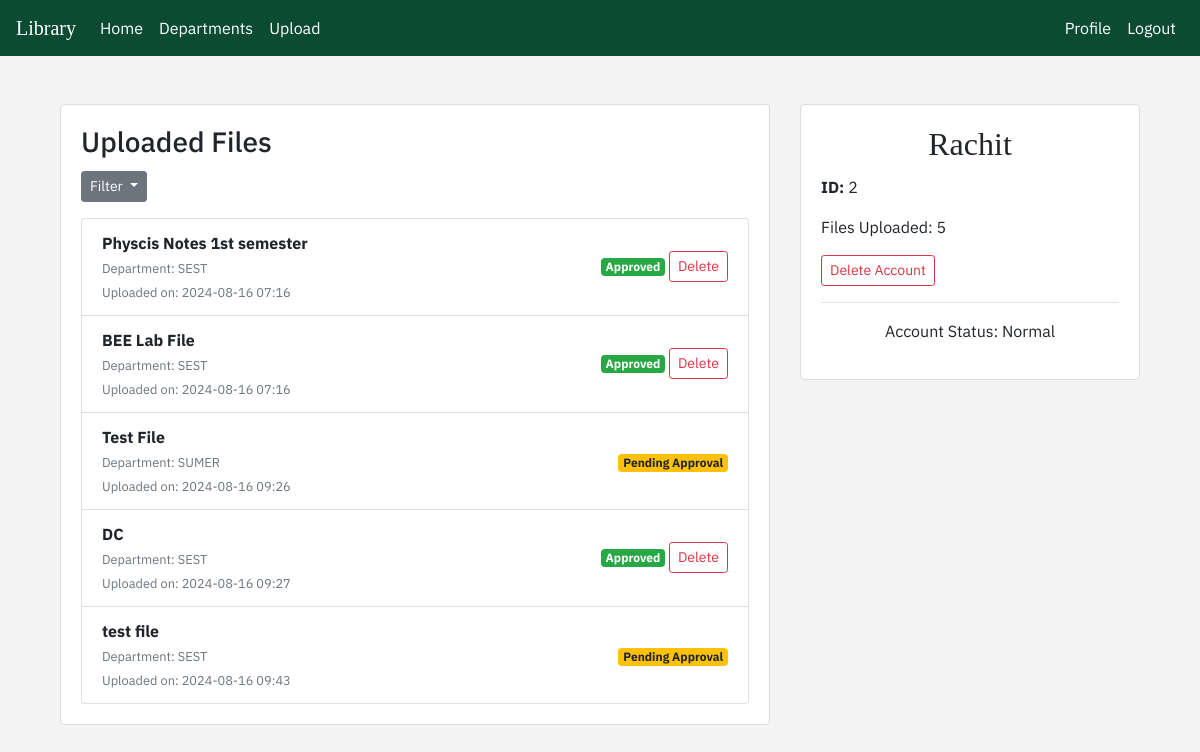
Screenshot of /user/user_profile/ (signed in) with the database file from the repository.
### library/models.py (models this page shows, shortened)
class File(models.Model):
        file_name = models.CharField(max_length=255)
        file_department = models.CharField(max_length=255)
        file_path = models.FileField(upload_to='uploads/')
        file_status = models.BooleanField(default=False)
        uploaded_by = models.ForeignKey(settings.AUTH_USER_MODEL, on_delete=models.SET_NULL, null=True, blank=True)
        uploaded_at = models.DateTimeField(auto_now_add=True)
        upvotes = models.IntegerField(default=0)

### user/views.py (the view)
# urls.py: path("user_profile/", views.user_profile, name='library_user_profile'),
@login_required
def user_profile(request):
    current_user = request.user
    user = current_user
    filter_option = request.GET.get('filter', 'all')
    if filter_option == 'approved':
        user_files = File.objects.filter(uploaded_by=current_user, file_status=True)
    elif filter_option == 'unapproved':
        user_files = File.objects.filter(uploaded_by=current_user, file_status=False)
    else:
        user_files = File.objects.filter(uploaded_by=current_user)
    """
    using files.count() for faster counting instead of using a for loop.
    """
    uploads=user_files.count()
    return render(request, 'user/user_profile.html', {"user" : user, "user_files": user_files, "uploads": uploads})

### user/templates/user/user_profile.html (shortened to what this page needs)
{% extends "library/base.html" %}
{% block content %}
<div class="container my-5">
    <div class="row">
        <div class="col-md-8">
            <div class="card shadow-sm">
                <div class="card-body">
                    <h3 class="card-title">Uploaded Files</h3>
                    <div class="btn-group">
                        <button class="btn btn-secondary btn-sm dropdown-toggle" type="button" data-toggle="dropdown" aria-haspopup="true" aria-expanded="false">
                            Filter
                        </button>
                    </div>
                    {% if user_files %}
                        <ul class="list-group">
                            {% for file in user_files %}
                                <li class="list-group-item d-flex justify-content-between align-items-center">
                                    <div>
                                        <strong>{{ file.file_name }}</strong><br>
                                        <small class="text-muted">Department: {{ file.file_department }}</small><br>
                                        <small class="text-muted">Uploaded on: {{ file.uploaded_at|date:"Y-m-d H:i" }}</small>
                                    </div>
                                    <div>
                                        {% if file.file_status %}
                                            <span class="badge badge-success">Approved</span>
                                            <a href="{% url 'library_delete_file' file.id %}" class="btn btn-outline-danger btn-sm">Delete</a>
                                        {% else %}
                                            <span class="badge badge-warning">Pending Approval</span>
                                        {% endif %}
                                    </div>
                                </li>
                            {% endfor %}
                        </ul>
                    {% else %}
                        <p class="text-center">No Files Found.</p>
                    {% endif %}
                </div>
            </div>
        </div>
        <div class="col-md-4">
            <div class="card shadow-sm">
                <div class="card-body">
                    <h2 class="card-title text-center">{{ user.username }}</h2>
                    <p class="card-text"><strong>ID:</strong> {{ user.id }}</p>
                    <p class="card-text">Files Uploaded: {{ uploads }}</p>
                    <div class="d-grid gap-2">
                        <a href="{% url 'library_delete_account' %}" class="btn btn-outline-danger btn-sm">Delete Account</a>
                        {% if user.is_staff %}
                        <a href="{% url 'library_approve_requests' %}" class="">Approval Requests</a>
                        <hr>
                        <p class="text-center">Account Status: Admin</p>
                        {% else %}
                        <hr>
                        <p class="text-center">Account Status: Normal</p>
                        {% endif %}
                    </div>
                </div>
            </div>
        </div>
    </div>
</div>
{% endblock %}

### library/static/library/style.css (style rules this page uses)
* { font-family: 'IBM Plex Sans', serif; }
body { background-color: #f4f4f4; }
.card { background-color: #ffffff; border: 1px solid #ddd; }
.card h2 { font-family: 'Merriweather', serif; }

### rows the page displays
File: file_name "Physcis Notes 1st semester", file_department "SEST", uploaded_at "2024-08-16 07:16", file_status "Approved"
File: file_name "BEE Lab File", file_department "SEST", uploaded_at "2024-08-16 07:16", file_status "Approved"
File: file_name "Test File", file_department "SUMER", uploaded_at "2024-08-16 09:26", file_status "Pending Approval"
File: file_name "DC", file_department "SEST", uploaded_at "2024-08-16 09:27", file_status "Approved"
File: file_name "test file", file_department "SEST", uploaded_at "2024-08-16 09:43", file_status "Pending Approval"

### other values shown
{{ user.username }} "Rachit"
{{ user.id }} "2"
{{ uploads }} "5"
